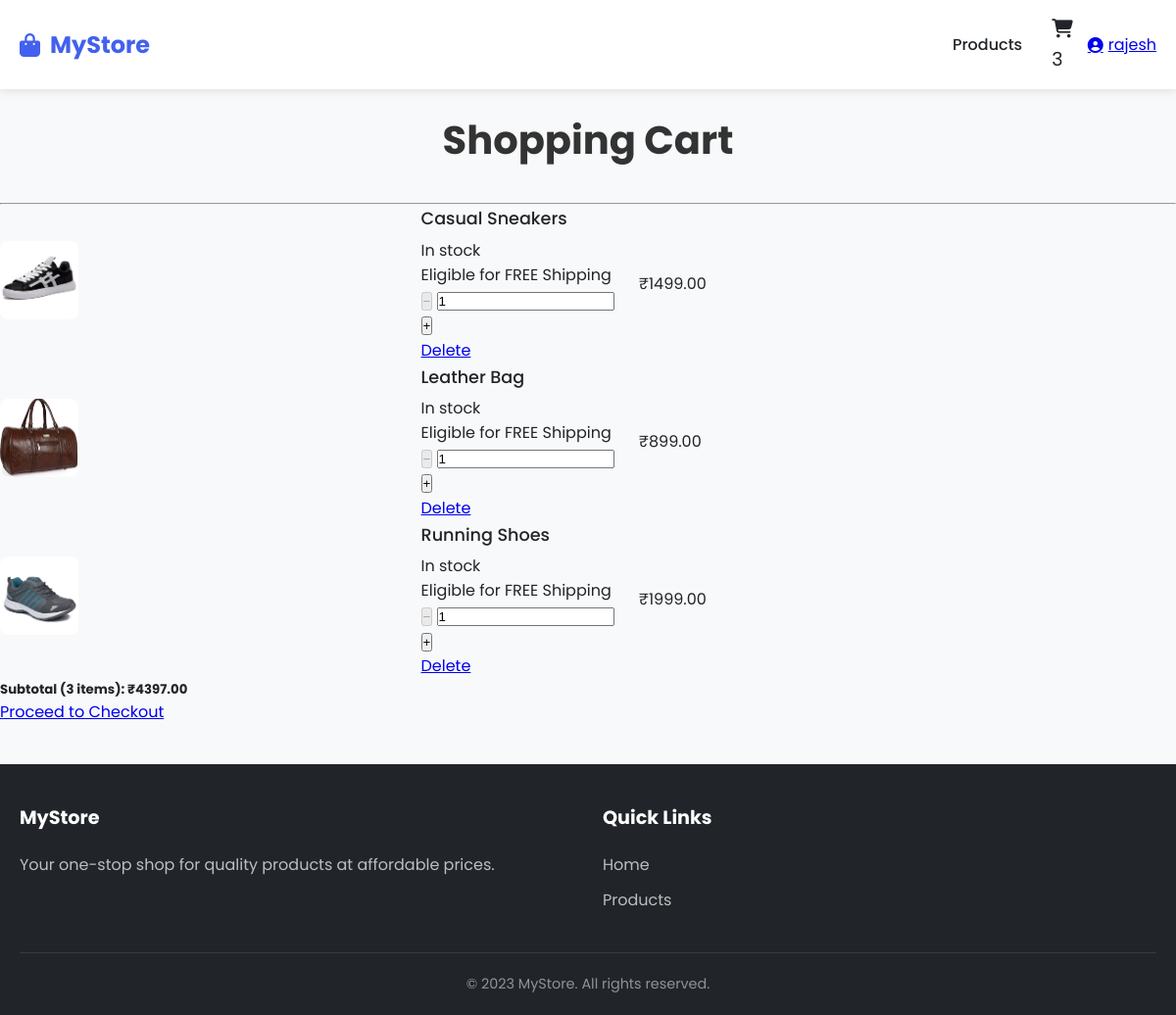
The page /cart/ (signed in) on the database its author committed.
### store/models.py (models this page shows, shortened)
class Cart(models.Model):
    user = models.ForeignKey(User, on_delete=models.CASCADE)  # link to logged-in user
    product = models.ForeignKey(Product, on_delete=models.CASCADE)
    quantity = models.PositiveIntegerField(default=1)
    added_at = models.DateTimeField(auto_now_add=True)
    @property
    def total_price(self):
        return self.quantity * self.product.price

class Product(models.Model):
    name = models.CharField(max_length=100)
    description = models.TextField()
    price = models.DecimalField(max_digits=10, decimal_places=2)
    image = models.ImageField(upload_to='products/', blank=True, null=True)
    category = models.CharField(max_length=100, blank=True, null=True)
    is_new = models.BooleanField(default=False)

### store/views.py (the view)
# urls.py: path('cart/', views.view_cart, name='view_cart'),
@login_required(login_url='login')
def view_cart(request):
    cart_items = Cart.objects.filter(user=request.user)
    total_price = sum(item.total_price for item in cart_items)
    return render(request, 'store/cart.html', {'cart_items': cart_items, 'total_price': total_price})

### store/views.py (called while the page is built)
def cart_count(request):
    if request.user.is_authenticated:
        return {'cart_count': Cart.objects.filter(user=request.user).count()}
    return {'cart_count': 0}

### store/templates/store/cart.html (shortened to what this page needs)
{% extends "store/base.html" %}
{% load static %}
{% block content %}
<div class="cart-container">
    <h2 class="cart-title">Shopping Cart</h2>
    <hr>
    {% if cart_items %}
        {% for item in cart_items %}
        <div class="cart-item">
            <div class="cart-item-image">
                {% if item.product.image %}
                    <img src="{{ item.product.image.url }}" alt="{{ item.product.name }}">
                {% else %}
                    <img src="{% static 'images/default.png' %}" alt="No image available">
                {% endif %}
            </div>
            <div class="cart-item-info">
                <h5>{{ item.product.name }}</h5>
                <p class="stock">In stock</p>
                <p class="shipping">Eligible for FREE Shipping</p>
                <div class="quantity-form">
                    <form method="post" action="{% url 'update_cart_quantity' item.id %}">
                        <button type="submit" name="quantity" value="{{ item.quantity|add:'-1' }}" class="qty-btn" {% if item.quantity <= 1 %}disabled{% endif %}>−</button>
                        <input type="number" value="{{ item.quantity }}" readonly class="qty-input">
                        <button type="submit" name="quantity" value="{{ item.quantity|add:'1' }}" class="qty-btn">+</button>
                    </form>
                </div>
                <div class="actions">
                    <a href="{% url 'remove_from_cart' item.id %}">Delete</a>
                </div>
            </div>
            <div class="cart-item-price">
                ₹{{ item.product.price }}
            </div>
        </div>
        {% endfor %}
        <div class="cart-subtotal">
            <h5>Subtotal ({{ cart_items|length }} items): ₹{{ total_price }}</h5>
            <a href="#" class="checkout-btn">Proceed to Checkout</a>
        </div>
    {% else %}
        <div class="empty-cart">
            Your cart is empty. <a href="{% url 'product_list' %}">Shop now</a>
        </div>
    {% endif %}
</div>
{% endblock %}

### store/templates/store/base.html (shortened to what this page needs)
{% load static %}
<!DOCTYPE html>
<html lang="en">
<head>
    <link rel="stylesheet" href="https://cdnjs.cloudflare.com/ajax/libs/font-awesome/6.4.0/css/all.min.css">
    <link rel="stylesheet" href="{% static 'css/style.css' %}">
</head>
<body class="{% block body_class %}{% endblock %}">
    <header>
        <div class="container">
            <nav class="navbar">
                <div class="nav-brand">
                    <a href="{% url 'home' %}" class="logo">
                        <i class="fas fa-shopping-bag"></i> MyStore
                    </a>
                </div>
                <div class="nav-links-container">
                    <ul class="nav-links">
                        <li><a href="{% url 'product_list' %}">Products</a></li>
                    </ul>
                    <ul class="nav-actions">
                        <li>
                            <a href="{% url 'view_cart' %}" class="cart-icon">
                                <i class="fas fa-shopping-cart"></i>
                                <span id="cart-count" class="badge">{{ cart_count }}</span>
                            </a>
                        </li>
                        {% if request.user.is_authenticated %}
                            <li class="user-dropdown">
                                <a href="#"><i class="fas fa-user-circle"></i> {{ request.user.username }}</a>
                            </li>
                        {% else %}
                            <li><a href="{% url 'login' %}">Login</a></li>
                            <li><a href="{% url 'register' %}" class="btn btn-outline">Register</a></li>
                        {% endif %}
                    </ul>
                </div>
            </nav>
        </div>
    </header>
    <main>
        {% block content %}{% endblock %}
    </main>
    <footer>
        <div class="container">
            <div class="footer-grid">
                <div class="footer-col">
                    <h3>MyStore</h3>
                    <p>Your one-stop shop for quality products at affordable prices.</p>
                </div>
                <div class="footer-col">
                    <h3>Quick Links</h3>
                    <ul>
                        <li><a href="{% url 'home' %}">Home</a></li>
                        <li><a href="{% url 'product_list' %}">Products</a></li>
                    </ul>
                </div>
            </div>
            <div class="footer-bottom">
                <p>&copy; 2023 MyStore. All rights reserved.</p>
            </div>
        </div>
    </footer>
</body>
</html>

### static/css/style.css (style rules this page uses)
:root { --primary: #4361ee; --primary-dark: #3a56d4; --accent: #f72585; --light: #f8f9fa; --dark: #212529; --gray: #6c757d; --light-gray: #e9ecef; --border-radius: 10px; --shadow: 0 5px 15px rgba(0, 0, 0, 0.1); --transition: all 0.3s ease; }
* { margin: 0; padding: 0; box-sizing: border-box; }
body { font-family: 'Poppins', sans-serif; line-height: 1.6; color: var(--dark); background-color: var(--light); min-height: 100vh; display: flex; flex-direction: column; }
.container { width: 100%; max-width: 1200px; margin: 0 auto; padding: 0 20px; }
header { background: white; box-shadow: 0 2px 10px rgba(0,0,0,0.1); position: sticky; top: 0; z-index: 1000; }
.navbar { display: flex; justify-content: space-between; align-items: center; padding: 15px 0; }
.nav-brand { display: flex; align-items: center; justify-content: space-between; width: 100%; }
.logo { font-size: 1.5rem; font-weight: 700; color: var(--primary); text-decoration: none; display: flex; align-items: center; gap: 10px; }
.nav-links-container { display: flex; align-items: center; }
.nav-links { display: flex; list-style: none; margin-right: 30px; }
.nav-links li { margin-left: 20px; }
.nav-links a { text-decoration: none; color: var(--dark); font-weight: 500; transition: var(--transition); position: relative; padding: 5px 0; }
.nav-links a::after { content: ''; position: absolute; bottom: 0; left: 0; width: 0; height: 2px; background: var(--primary); transition: var(--transition); }
.nav-actions { display: flex; align-items: center; list-style: none; gap: 15px; }
.cart-icon { position: relative; color: var(--dark); text-decoration: none; font-size: 1.2rem; }
.user-dropdown { position: relative; }
.user-dropdown > a { display: flex; align-items: center; gap: 5px; }
main { flex: 1; padding-top: 20px; padding-bottom: 40px; }
footer { background: var(--dark); color: white; padding: 40px 0 20px; margin-top: auto; }
.footer-grid { display: grid; grid-template-columns: repeat(auto-fit, minmax(200px, 1fr)); gap: 30px; margin-bottom: 30px; }
.footer-col h3 { font-size: 1.2rem; margin-bottom: 20px; color: white; }
.footer-col p { color: rgba(255,255,255,0.7); margin-bottom: 15px; }
.footer-col ul { list-style: none; }
.footer-col li { margin-bottom: 10px; }
.footer-col a { color: rgba(255,255,255,0.7); text-decoration: none; transition: var(--transition); }
.footer-bottom { text-align: center; padding-top: 20px; border-top: 1px solid rgba(255,255,255,0.1); color: rgba(255,255,255,0.5); font-size: 0.9rem; }
.cart-title { font-size: 2.5rem; margin-bottom: 2rem; text-align: center; color: #333; }
.cart-item-image img { width: 80px; height: 80px; border-radius: 8px; object-fit: cover; }
.cart-item-info h5 { font-size: 1.1rem; margin: 0 0 5px 0; font-weight: 500; }
@media (min-width: 992px) { .nav-links { gap: 1.5rem; } }
@media (min-width: 768px) { .cart-item { display: grid; grid-template-columns: 2fr 1fr 1fr 1fr 0.5fr; align-items: center; gap: 15px; } }

### rows shown on the page
Cart: product.image (picture), product.name "Casual Sneakers", quantity "1", product.price "1499.00"
Cart: product.image (picture), product.name "Leather Bag", quantity "1", product.price "899.00"
Cart: product.image (picture), product.name "Running Shoes", quantity "1", product.price "1999.00"

### other values the page prints
{{ cart_count }} "3"
{{ request.user.username }} "rajesh"
{{ cart_items|length }} "3"
{{ total_price }} "4397.00"
